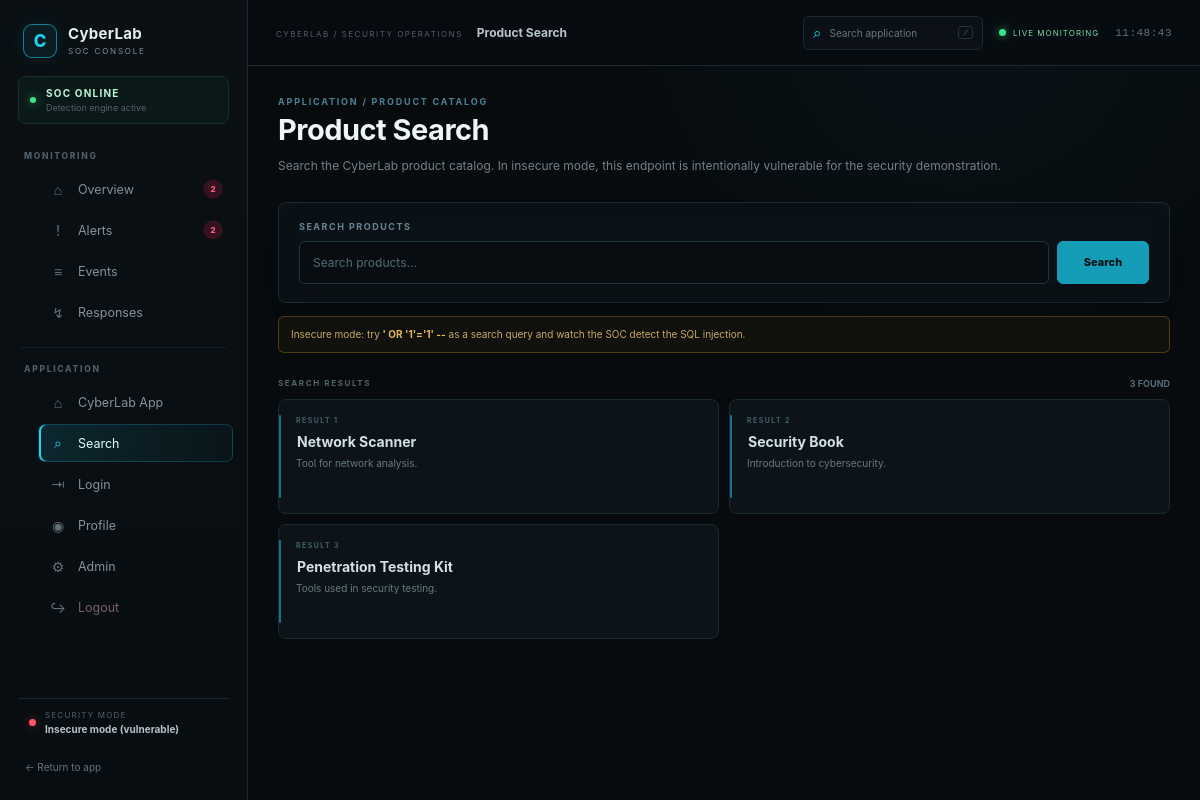
Screenshot of /search with the database file from the repository.
### tables this page shows
CREATE TABLE products (
            id INTEGER PRIMARY KEY AUTOINCREMENT,
            name TEXT NOT NULL,
            description TEXT NOT NULL
        );

### app.py (the view)
@app.route("/search")
def search():
    query = request.args.get("q", "")
    if query:
        add_event(get_client_ip(), "search", "/search", "", "q=" + query)
    db = get_db()
    if secure_mode_enabled():
        escaped = (query.replace("\\", "\\\\").replace("%", "\\%")
                       .replace("_", "\\_"))
        sql = "SELECT * FROM products WHERE name LIKE ? ESCAPE '\\'"
        results = db.execute(sql, ("%" + escaped + "%",)).fetchall()
    else:
        sql = f"SELECT * FROM products WHERE name LIKE '%{query}%'"
        results = db.execute(sql).fetchall()
    db.close()
    return render_template("search.html", results=results, query=query)

### app.py (called while the page is built)
def secure_mode_enabled():
    return database.get_setting("mode", "insecure") == "secure"

@app.context_processor
def inject_soc_globals():
    secure = secure_mode_enabled()
    return {
        "secure_mode": secure,
        "mode_badge": "Secure mode" if secure else "Insecure mode (vulnerable)",
        "mode_class": "secure" if secure else "insecure",
    }

### database.py (called while the page is built)
def get_db():
    connection = sqlite3.connect(DATABASE)
    connection.row_factory = sqlite3.Row
    return connection

def get_setting(key, default=None):
    db = get_db()
    row = db.execute("SELECT value FROM settings WHERE key = ?",
                     (key,)).fetchone()
    db.close()
    return row["value"] if row else default

### templates/search.html (shortened to what this page needs)
{% extends "soc_base.html" %}
{% set active_page = 'search' %}
{% block page_label %}Product Search{% endblock %}
{% block content %}
<div class="soc-page-heading">
    <div>
        <div class="eyebrow">APPLICATION / PRODUCT CATALOG</div>
        <h1>Product Search</h1>
        <p>Search the CyberLab product catalog. In insecure mode, this endpoint is intentionally vulnerable for the security demonstration.</p>
    </div>
</div>
<div class="app-form-panel">
    <form method="GET" class="app-search-form">
        <label for="product-search">Search products</label>
        <div class="app-search-row">
            <input id="product-search" type="text" name="q" placeholder="Search products..." value="{{ query or '' }}">
            <button type="submit">Search</button>
        </div>
    </form>
</div>
{% if not secure_mode %}
    <div class="soc-flash warning-flash">
        Insecure mode: try <strong>' OR '1'='1' --</strong> as a search query and watch the SOC detect the SQL injection.
    </div>
{% endif %}
{% if results %}
    <div class="content-section-title"><span>SEARCH RESULTS</span><strong>{{ results|length }} found</strong></div>
    <div class="product-result-grid">
    {% for product in results %}
        <div class="app-product-card">
            <span class="result-index">RESULT {{ loop.index }}</span>
            <h3>{{ product.name }}</h3>
            <p>{{ product.description }}</p>
        </div>
    {% endfor %}
    </div>
{% elif query %}
    <div class="empty-app-state">No products found for "{{ query }}".</div>
{% endif %}
{% endblock %}

### static/style.css (style rules this page uses)
:root { --app-bg: #070b10; --app-surface: #0d131b; --app-surface-2: #111923; --app-border: #1d2a38; --app-border-soft: #16212c; --app-text: #e8eef5; --app-muted: #8795a5; --app-blue: #38bdf8; --app-blue-soft: #0c2637; --app-green: #34d399; --app-green-soft: #0d2b24; --app-red: #f43f5e; --app-red-soft: #35131c; --app-orange: #fb923c; }
* { margin: 0; padding: 0; box-sizing: border-box; }
body { font-family: Inter, "Segoe UI", Arial, sans-serif; background: radial-gradient(circle at 85% 0%, rgba(56,189,248,.055), transparent 28%), linear-gradient(180deg, #080d13 0%, var(--app-bg) 100%); color: var(--app-text); min-height: 100vh; }
h1 { font-size: clamp(27px, 3vw, 34px); letter-spacing: -.7px; margin-bottom: 10px; color: #f8fafc; }
h3 { color: #dce7f1; }
p { color: var(--app-muted); line-height: 1.65; }
button { background: #12382e; color: #6ee7b7; border: 1px solid #1f6a56; padding: 11px 20px; border-radius: 7px; cursor: pointer; font-weight: 700; transition: transform .15s ease, filter .15s ease; }
form { background: linear-gradient(145deg, var(--app-surface-2), var(--app-surface)); border: 1px solid var(--app-border); border-radius: 10px; padding: 28px; margin-top: 24px; box-shadow: 0 16px 40px rgba(0,0,0,.16); }
label { display: block; margin: 15px 0 7px; color: #aab7c5; font-size: 12px; }
input { width: 100%; padding: 12px 13px; background: #080e15; border: 1px solid #263647; border-radius: 7px; color: #fff; outline: none; font-size: 13px; transition: border-color .18s ease, box-shadow .18s ease; }
form button { margin-top: 20px; }
.soc-flash { background: var(--app-blue-soft); border: 1px solid rgba(56,189,248,.3); color: #7dd3fc; padding: 13px 15px; border-radius: 8px; margin: 18px 0; font-size: 12px; }

### static/soc.css (style rules this page uses)
.soc-flash { background: #111714; border: 1px solid #22c55e; color: #86efac; padding: 12px; border-radius: 6px; margin: 12px 0; }
:root { --soc-bg: #070b0e; --soc-sidebar: #090e12; --soc-panel: #0d1318; --soc-panel-2: #101820; --soc-border: #1b2831; --soc-border-soft: #152029; --soc-text: #e6edf1; --soc-muted: #81909a; --soc-dim: #52616b; --soc-cyan: #22d3ee; --soc-cyan-soft: rgba(34, 211, 238, .10); --soc-green: #39e58c; --soc-orange: #f5a524; --soc-red: #ff5368; }
body.soc-page { background: var(--soc-bg) !important; color: var(--soc-text); min-height: 100vh; }
.soc-page-heading { display: flex; align-items: flex-start; justify-content: space-between; gap: 20px; margin-bottom: 22px; }
.soc-page-heading h1 { margin: 4px 0 7px; color: #edf5f7; font-size: 24px; letter-spacing: -.3px; }
.soc-page-heading p { margin: 0; max-width: 760px; color: #71818b; font-size: 12px; line-height: 1.6; }
.eyebrow, .panel-kicker { color: #526e79; font-size: 8px; font-weight: 800; letter-spacing: 1.6px; }

### rows the page displays
products: name "Network Scanner", description "Tool for network analysis."
products: name "Security Book", description "Introduction to cybersecurity."
products: name "Penetration Testing Kit", description "Tools used in security testing."

### other values shown
{{ notification_overview }} "2"
{{ notification_alerts }} "2"
{{ mode_badge }} "Insecure mode (vulnerable)"
{{ results|length }} "3"
